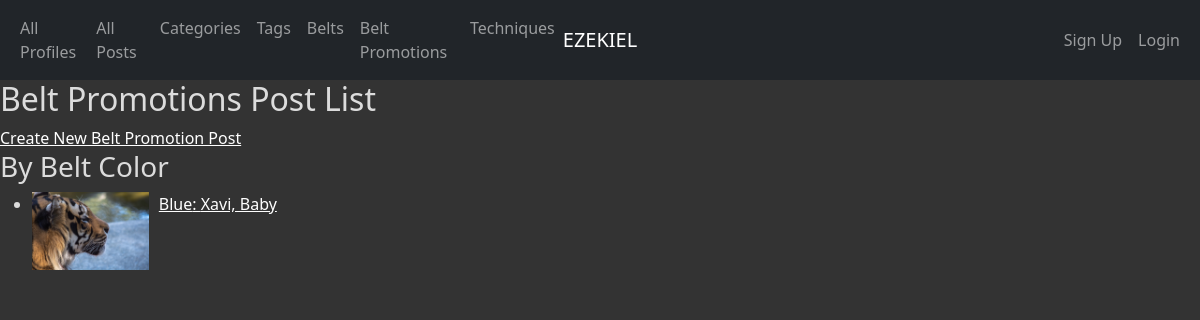
Screenshot of /belt_promotions/ with the database file from the repository.
### app_info/models.py (models this page shows, shortened)
class BeltPromotionPost(models.Model):
    belt_promotion_post_id = models.AutoField(primary_key=True)
    text = models.TextField()
    image = models.ImageField(default="")
    created_at = models.DateTimeField(auto_now_add=True)
    updated_at = models.DateTimeField(auto_now=True)
    likes = models.IntegerField(default=0)
    profile = models.ForeignKey(Profile, related_name='belt_promotion_posts', on_delete=models.CASCADE)
    belt = models.ForeignKey(Belt, related_name="belt_promotion_posts", on_delete=models.PROTECT)
    def get_absolute_url(self):
        return reverse('app_info_belt_promotion_post_detail_urlpattern',
                       kwargs={'pk': self.pk}
                       )
    class Meta:
        ordering = ['belt']

class Belt(models.Model):
    belt_id = models.AutoField(primary_key=True)
    name = models.CharField(max_length=45)
    def __str__(self):
        return '%s' % (self.name)
    class Meta:
        ordering = ['name']

class Profile(AbstractUser):
    profile_id = models.AutoField(primary_key=True)
    first_name = models.CharField(max_length=45)
    last_name = models.CharField(max_length=45)
    join_date = models.DateTimeField(default=timezone.now)
    profile_picture = models.ImageField(default="")
    banner_picture = models.ImageField(default="")
    belt = models.ForeignKey(Belt, related_name='profiles', on_delete=models.PROTECT)
    def __str__(self):
        return '%s, %s' % (self.first_name, self.last_name)
    class Meta:
        ordering = ['first_name']

### app_info/views.py (the view)
class BeltPromotionPostList(ListView):
    model = BeltPromotionPost

### app_info/templates/app_info/beltpromotionpost_list.html (shortened to what this page needs)
{% extends 'app_info/base.html' %}
{% block content %}
<h2>Belt Promotions Post List</h2>
{% block create_button %}
    <a
            href="{% url 'app_info_belt_promotion_post_create_urlpattern' %}"
            class="button button-primary">
        Create New Belt Promotion Post</a>
{% endblock %}
<h3>By Belt Color</h3>
<ul>
    {% for belt_promotion in beltpromotionpost_list %}
    <li>
        <a href="{{ belt_promotion.get_absolute_url }}">{{ belt_promotion.belt }}: {{ belt_promotion.profile }}</a>
        <img src="{{ belt_promotion.image.url }}" class="img-responsive" style="width: 10%; float: left; margin-right: 10px;" />
    </li>
    {% empty %}
    <li><em>There are currently no belt promotions available</em></li>
    {% endfor %}
</ul>
{% endblock %}

### static/app_info/cover.css (style rules this page uses)
a, a:focus, a:hover { color: #fff; }
html, body { height: 100%; background-color: #333; }
div, h2, h3, em, li, span, label, td, th, p { color: gainsboro; }

### rows the page displays
BeltPromotionPost: belt "Blue", profile "Xavi, Baby", image (picture)
